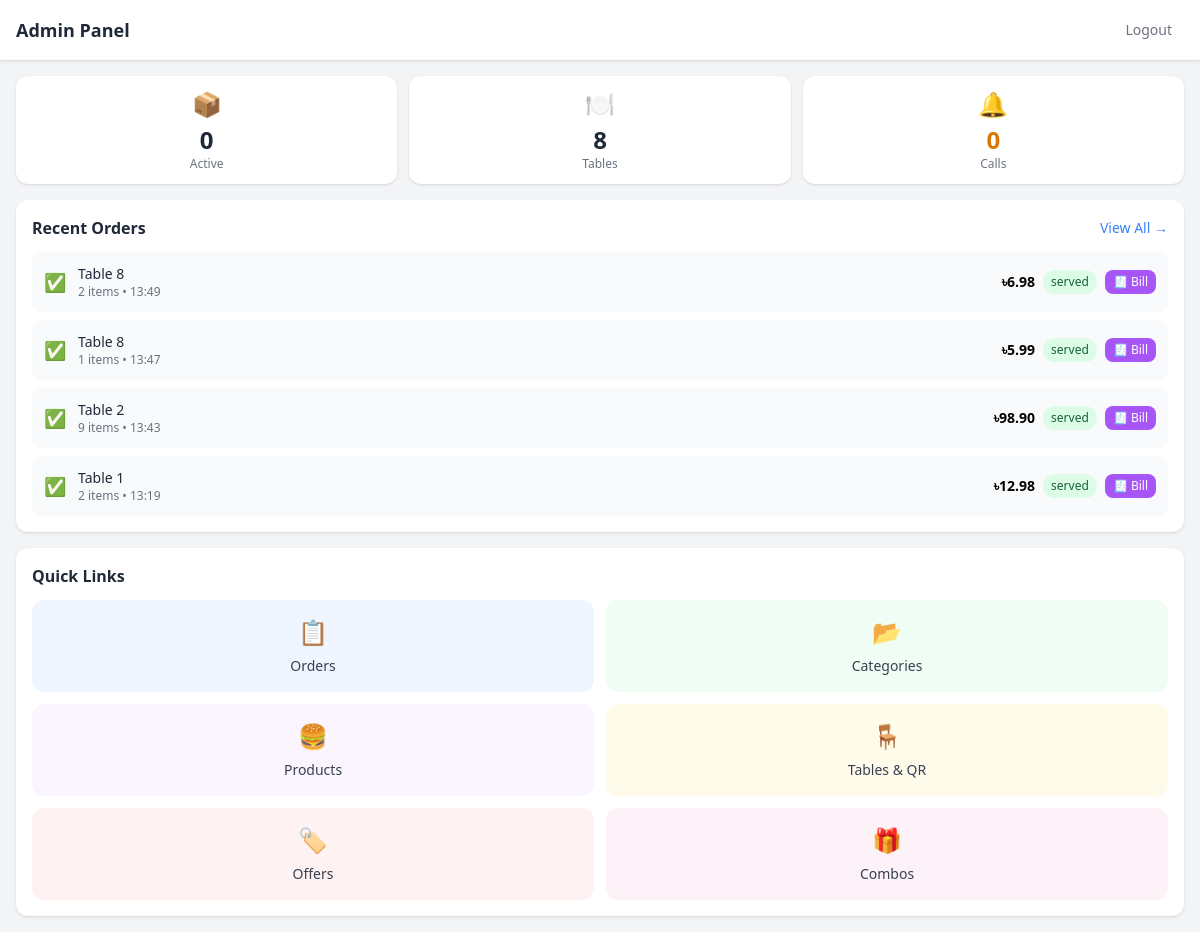
/admin/ (signed in), run on the app's committed database.
### app/models/order.py (models this page shows, shortened)
class Order(db.Model):
    __tablename__ = "orders"
    id = db.Column(db.String(36), primary_key=True, default=lambda: str(uuid.uuid4()))
    table_id = db.Column(db.Integer, db.ForeignKey("tables.id"), nullable=False)
    session_token = db.Column(db.String(128), nullable=False)
    status = db.Column(
        db.String(20), nullable=False, default="received"
    )  # received, preparing, served, completed, cancelled
    total_amount = db.Column(db.Float, default=0.0)
    created_at = db.Column(db.DateTime, default=datetime.utcnow)
    updated_at = db.Column(db.DateTime, default=datetime.utcnow, onupdate=datetime.utcnow)
    items = db.relationship("OrderItem", backref="order", lazy="dynamic", cascade="all, delete-orphan")
    STATUSES = ["received", "preparing", "served", "completed", "cancelled"]

### app/models/table.py (models this page shows, shortened)
class Table(db.Model):
    __tablename__ = "tables"
    id = db.Column(db.Integer, primary_key=True)
    table_number = db.Column(db.Integer, unique=True, nullable=False)
    qr_token = db.Column(db.String(64), unique=True, nullable=False, index=True)
    is_active = db.Column(db.Boolean, default=True)
    waiter_called = db.Column(db.Boolean, default=False)
    orders = db.relationship("Order", backref="table", lazy="dynamic")

### app/blueprints/admin/routes.py (the view)
@admin_bp.route("/")
@login_required
@admin_required
def dashboard():
    active_orders = Order.query.filter(
        Order.status.in_(["received", "preparing"])
    ).count()
    total_tables = Table.query.filter_by(is_active=True).count()
    waiter_requests = Table.query.filter_by(waiter_called=True, is_active=True).count()
    called_tables = Table.query.filter_by(waiter_called=True, is_active=True).all()
    recent_orders = Order.query.filter(
        Order.status.in_(["received", "preparing", "served"])
    ).order_by(Order.created_at.desc()).limit(10).all()
    return render_template(
        "admin/dashboard.html",
        active_orders=active_orders,
        total_tables=total_tables,
        waiter_requests=waiter_requests,
        called_tables=called_tables,
        recent_orders=recent_orders,
    )

### app/blueprints/admin/routes.py (called while the page is built)
def admin_required(f):
    @wraps(f)
    def decorated_function(*args, **kwargs):
        if not current_user.is_authenticated or current_user.role != "admin":
            abort(403)
        return f(*args, **kwargs)
    return decorated_function

### app/models/staff_user.py (called while the page is built)
@login_manager.user_loader
def load_user(user_id):
    return StaffUser.query.get(int(user_id))

### app/templates/admin/dashboard.html (shortened to what this page needs)
{% extends "base.html" %}
{% block content %}
<div class="min-h-screen bg-gray-100">
    <nav class="bg-white shadow safe-area-top">
        <div class="px-4 py-3 flex items-center justify-between">
            <h1 class="text-lg font-bold text-gray-800">Admin Panel</h1>
            <a href="/admin/logout" class="text-gray-500 text-sm px-3 py-2">Logout</a>
        </div>
    </nav>
    <main class="px-4 py-4">
        <div class="grid grid-cols-3 gap-3 mb-4">
            <div class="bg-white rounded-xl shadow p-3 text-center active:scale-95 transition-all">
                <span class="text-2xl">📦</span>
                <p class="text-2xl font-bold text-gray-800 mt-1">{{ active_orders }}</p>
                <p class="text-xs text-gray-500">Active</p>
            </div>
            <div class="bg-white rounded-xl shadow p-3 text-center active:scale-95 transition-all">
                <span class="text-2xl">🍽️</span>
                <p class="text-2xl font-bold text-gray-800 mt-1">{{ total_tables }}</p>
                <p class="text-xs text-gray-500">Tables</p>
            </div>
            <div class="bg-white rounded-xl shadow p-3 text-center active:scale-95 transition-all">
                <span class="text-2xl">🔔</span>
                <p class="text-2xl font-bold text-amber-600 mt-1">{{ waiter_requests }}</p>
                <p class="text-xs text-gray-500">Calls</p>
            </div>
        </div>
        <div class="bg-white rounded-xl shadow p-4 mb-4">
            <div class="flex items-center justify-between mb-3">
                <h2 class="text-base font-bold text-gray-800">Recent Orders</h2>
                <a href="/admin/orders" class="text-blue-500 text-sm">View All →</a>
            </div>
            {% if recent_orders %}
            <div class="space-y-2">
                {% for order in recent_orders %}
                <div class="flex items-center justify-between p-3 bg-gray-50 rounded-lg">
                    <div class="flex items-center gap-3">
                        <span class="text-lg">
                            {% if order.status == 'received' %}📥
                            {% elif order.status == 'preparing' %}👨‍🍳
                            {% elif order.status == 'served' %}✅
                            {% else %}📦{% endif %}
                        </span>
                        <div>
                            <p class="font-medium text-gray-800 text-sm">Table {{ order.table.table_number }}</p>
                            <p class="text-xs text-gray-500">{{ order.items.count() }} items &bull; {{ order.created_at.strftime('%H:%M') }}</p>
                        </div>
                    </div>
                    <div class="flex items-center gap-2">
                        <span class="font-bold text-sm">৳{{ "%.2f"|format(order.total_amount) }}</span>
                        <span class="px-2 py-1 text-xs rounded-full
                            {% if order.status == 'received' %}bg-blue-100 text-blue-800
                            {% elif order.status == 'preparing' %}bg-yellow-100 text-yellow-800
                            {% elif order.status == 'served' %}bg-green-100 text-green-800
                            {% else %}bg-gray-100 text-gray-800{% endif %}">
                            {{ order.status }}
                        </span>
                        {% if order.status in ['served', 'completed'] %}
                        <a href="/admin/orders/{{ order.id }}/bill" target="_blank"
                           class="bg-purple-500 text-white text-xs px-2 py-1 rounded-lg hover:bg-purple-600 active:scale-95 transition-all">
                            🧾 Bill
                        </a>
                        {% endif %}
                    </div>
                </div>
                {% endfor %}
            </div>
            {% else %}
            <p class="text-gray-400 text-sm text-center py-4">No active orders</p>
            {% endif %}
        </div>
        <div class="bg-white rounded-xl shadow p-4">
            <h2 class="text-base font-bold text-gray-800 mb-3">Quick Links</h2>
            <div class="grid grid-cols-2 gap-3">
                <a href="/admin/orders" class="block p-4 bg-blue-50 rounded-xl text-center active:bg-blue-100 active:scale-95 transition-all">
                    <span class="text-2xl">📋</span>
                    <p class="mt-2 text-sm font-medium text-gray-700">Orders</p>
                </a>
                <a href="/admin/categories" class="block p-4 bg-green-50 rounded-xl text-center active:bg-green-100 active:scale-95 transition-all">
                    <span class="text-2xl">📂</span>
                    <p class="mt-2 text-sm font-medium text-gray-700">Categories</p>
                </a>
                <a href="/admin/products" class="block p-4 bg-purple-50 rounded-xl text-center active:bg-purple-100 active:scale-95 transition-all">
                    <span class="text-2xl">🍔</span>
                    <p class="mt-2 text-sm font-medium text-gray-700">Products</p>
                </a>
                <a href="/admin/tables" class="block p-4 bg-amber-50 rounded-xl text-center active:bg-amber-100 active:scale-95 transition-all">
                    <span class="text-2xl">🪑</span>
                    <p class="mt-2 text-sm font-medium text-gray-700">Tables & QR</p>
                </a>
                <a href="/admin/offers" class="block p-4 bg-red-50 rounded-xl text-center active:bg-red-100 active:scale-95 transition-all">
                    <span class="text-2xl">🏷️</span>
                    <p class="mt-2 text-sm font-medium text-gray-700">Offers</p>
                </a>
                <a href="/admin/combos" class="block p-4 bg-pink-50 rounded-xl text-center active:bg-pink-100 active:scale-95 transition-all">
                    <span class="text-2xl">🎁</span>
                    <p class="mt-2 text-sm font-medium text-gray-700">Combos</p>
                </a>
            </div>
        </div>
    </main>
</div>
{% endblock %}

### app/templates/base.html (style rules this page uses)
* { -webkit-tap-highlight-color: transparent; }

### data on the page
Order: table.table_number "8", items.count "2", created_at "13:49", total_amount "6.98", status "served"
Order: table.table_number "8", items.count "1", created_at "13:47", total_amount "5.99", status "served"
Order: table.table_number "2", items.count "9", created_at "13:43", total_amount "98.90", status "served"
Order: table.table_number "1", items.count "2", created_at "13:19", total_amount "12.98", status "served"

### other printed values
{{ active_orders }} "0"
{{ total_tables }} "8"
{{ waiter_requests }} "0"
